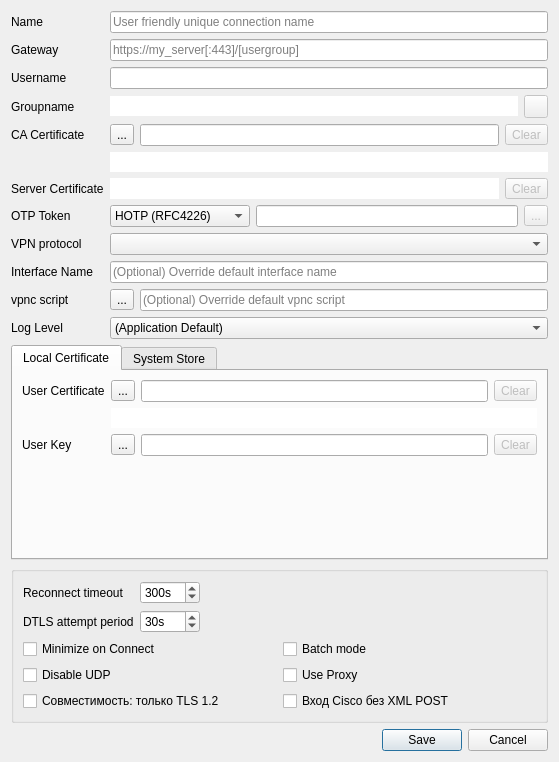
<?xml version="1.0" encoding="UTF-8"?>
<ui version="4.0">
 <class>EditDialog</class>
 <widget class="QDialog" name="EditDialog">
  <property name="geometry">
   <rect>
    <x>0</x>
    <y>0</y>
    <width>559</width>
    <height>762</height>
   </rect>
  </property>
  <property name="windowTitle">
   <string>Edit</string>
  </property>
  <layout class="QVBoxLayout" name="verticalLayout">
   <item>
    <layout class="QFormLayout" name="settingsProfileLayout">
     <property name="fieldGrowthPolicy">
      <enum>QFormLayout::ExpandingFieldsGrow</enum>
     </property>
     <item row="0" column="0">
      <widget class="QLabel" name="nameLabel">
       <property name="text">
        <string>Name</string>
       </property>
      </widget>
     </item>
     <item row="0" column="1">
      <widget class="QLineEdit" name="nameEdit">
       <property name="toolTip">
        <string>This is a friendly name to distinguish the connection</string>
       </property>
       <property name="placeholderText">
        <string>User friendly unique connection name</string>
       </property>
      </widget>
     </item>
     <item row="1" column="0">
      <widget class="QLabel" name="gatewayLabel">
       <property name="text">
        <string>Gateway</string>
       </property>
      </widget>
     </item>
     <item row="1" column="1">
      <widget class="QLineEdit" name="gatewayEdit">
       <property name="toolTip">
        <string>Specify the hostname to connect to; a port may be specified after the host separated with a colon ':'</string>
       </property>
       <property name="statusTip">
        <string/>
       </property>
       <property name="whatsThis">
        <string/>
       </property>
       <property name="placeholderText">
        <string>https://my_server[:443]/[usergroup]</string>
       </property>
      </widget>
     </item>
     <item row="2" column="0">
      <widget class="QLabel" name="usernameLabel">
       <property name="text">
        <string>Username</string>
       </property>
      </widget>
     </item>
     <item row="2" column="1">
      <widget class="QLineEdit" name="usernameEdit">
       <property name="toolTip">
        <string>Specify the username used in that gateway</string>
       </property>
      </widget>
     </item>
     <item row="3" column="0">
      <widget class="QLabel" name="groupnameLabel">
       <property name="text">
        <string>Groupname</string>
       </property>
      </widget>
     </item>
     <item row="3" column="1">
      <layout class="QHBoxLayout" name="groupnameLayout">
       <item>
        <widget class="QLineEdit" name="groupnameEdit">
         <property name="styleSheet">
          <string notr="true">background-color:&quot;transparent&quot;</string>
         </property>
         <property name="frame">
          <bool>false</bool>
         </property>
         <property name="readOnly">
          <bool>true</bool>
         </property>
        </widget>
       </item>
       <item>
        <widget class="QToolButton" name="groupnameClear">
         <property name="enabled">
          <bool>false</bool>
         </property>
         <property name="text">
          <string/>
         </property>
         <property name="icon">
          <iconset resource="../openconnect-gui.qrc">
           <normaloff>:/images/trashcan.png</normaloff>:/images/trashcan.png</iconset>
         </property>
        </widget>
       </item>
      </layout>
     </item>
     <item row="4" column="0">
      <widget class="QLabel" name="caCertificateLabel">
       <property name="text">
        <string>CA Certificate</string>
       </property>
      </widget>
     </item>
     <item row="4" column="1">
      <layout class="QHBoxLayout" name="caCertificatLayout">
       <item>
        <widget class="QToolButton" name="caCertButton">
         <property name="text">
          <string>...</string>
         </property>
        </widget>
       </item>
       <item>
        <widget class="QLineEdit" name="caCertEdit">
         <property name="toolTip">
          <string>Specify the CA certificate, if any; by default the system CAs will be used</string>
         </property>
         <property name="whatsThis">
          <string>&lt;html&gt;&lt;head/&gt;&lt;body&gt;&lt;p&gt;If not set, the system's trusted certificate storage will be used.&lt;/p&gt;&lt;/body&gt;&lt;/html&gt;</string>
         </property>
        </widget>
       </item>
       <item>
        <widget class="QToolButton" name="caCertClear">
         <property name="enabled">
          <bool>false</bool>
         </property>
         <property name="text">
          <string>Clear</string>
         </property>
         <property name="icon">
          <iconset resource="../openconnect-gui.qrc">
           <normaloff>:/images/trashcan.png</normaloff>:/images/trashcan.png</iconset>
         </property>
        </widget>
       </item>
      </layout>
     </item>
     <item row="6" column="0">
      <widget class="QLabel" name="serverCertificateLabel">
       <property name="text">
        <string>Server Certificate</string>
       </property>
      </widget>
     </item>
     <item row="6" column="1">
      <layout class="QHBoxLayout" name="serverCertificateLayout">
       <item>
        <widget class="QLineEdit" name="serverCertHash">
         <property name="font">
          <font>
           <pointsize>10</pointsize>
          </font>
         </property>
         <property name="styleSheet">
          <string notr="true">background-color:&quot;transparent&quot;</string>
         </property>
         <property name="frame">
          <bool>false</bool>
         </property>
         <property name="readOnly">
          <bool>true</bool>
         </property>
        </widget>
       </item>
       <item>
        <widget class="QToolButton" name="serverCertClear">
         <property name="enabled">
          <bool>false</bool>
         </property>
         <property name="text">
          <string>Clear</string>
         </property>
         <property name="icon">
          <iconset resource="../openconnect-gui.qrc">
           <normaloff>:/images/trashcan.png</normaloff>:/images/trashcan.png</iconset>
         </property>
        </widget>
       </item>
      </layout>
     </item>
     <item row="8" column="0">
      <widget class="QLabel" name="otpTokenLabel">
       <property name="text">
        <string>OTP Token</string>
       </property>
      </widget>
     </item>
     <item row="8" column="1">
      <layout class="QHBoxLayout" name="otpTokenLayout">
       <item>
        <widget class="QComboBox" name="tokenBox">
         <property name="minimumSize">
          <size>
           <width>140</width>
           <height>0</height>
          </size>
         </property>
         <property name="currentIndex">
          <number>0</number>
         </property>
         <property name="maxVisibleItems">
          <number>3</number>
         </property>
         <item>
          <property name="text">
           <string notr="true">HOTP (RFC4226)</string>
          </property>
         </item>
         <item>
          <property name="text">
           <string notr="true">TOTP (RFC6238)</string>
          </property>
         </item>
         <item>
          <property name="text">
           <string>STOKEN (RSA)</string>
          </property>
         </item>
        </widget>
       </item>
       <item>
        <widget class="QLineEdit" name="tokenEdit">
         <property name="toolTip">
          <string>This is the token code; should be a hex value (starting with 0x), or a value starting with 'base32:'</string>
         </property>
        </widget>
       </item>
       <item>
        <widget class="QToolButton" name="tokenClear">
         <property name="enabled">
          <bool>false</bool>
         </property>
         <property name="text">
          <string>...</string>
         </property>
         <property name="icon">
          <iconset resource="../openconnect-gui.qrc">
           <normaloff>:/images/trashcan.png</normaloff>:/images/trashcan.png</iconset>
         </property>
        </widget>
       </item>
      </layout>
     </item>
     <item row="9" column="0">
      <widget class="QLabel" name="protocolLabel">
       <property name="text">
        <string>VPN protocol</string>
       </property>
       <property name="buddy">
        <cstring>protocolComboBox</cstring>
       </property>
      </widget>
     </item>
     <item row="9" column="1">
      <widget class="QComboBox" name="protocolComboBox">
       <property name="sizePolicy">
        <sizepolicy hsizetype="Expanding" vsizetype="Fixed">
         <horstretch>0</horstretch>
         <verstretch>0</verstretch>
        </sizepolicy>
       </property>
      </widget>
     </item>
     <item row="5" column="1">
      <widget class="QLineEdit" name="caCertHash">
       <property name="styleSheet">
        <string notr="true">background-color:&quot;transparent&quot;</string>
       </property>
       <property name="frame">
        <bool>false</bool>
       </property>
       <property name="readOnly">
        <bool>true</bool>
       </property>
      </widget>
     </item>
     <item row="10" column="0">
      <widget class="QLabel" name="interfaceNameLabel">
       <property name="text">
        <string>Interface Name</string>
       </property>
      </widget>
     </item>
     <item row="10" column="1">
      <widget class="QLineEdit" name="interfaceNameEdit">
       <property name="toolTip">
        <string>Override default interface name.

This can be useful in advanced scenarios, e.g. for setting up firewall 
or routing rules.

Leave blank for default (usually the server name when using wintun).</string>
       </property>
       <property name="placeholderText">
        <string>(Optional) Override default interface name</string>
       </property>
      </widget>
     </item>
     <item row="11" column="0">
      <widget class="QLabel" name="vpncScriptLabel">
       <property name="text">
        <string>vpnc script</string>
       </property>
      </widget>
     </item>
     <item row="11" column="1">
      <layout class="QHBoxLayout" name="vpncScriptLayout">
       <item>
        <widget class="QToolButton" name="vpncScriptButton">
         <property name="text">
          <string>...</string>
         </property>
        </widget>
       </item>
       <item>
        <widget class="QLineEdit" name="vpncScriptEdit">
         <property name="toolTip">
          <string>Override default vpnc script.

This can be useful in advanced scenarios, e.g. for setting up firewall 
or routing rules.

Leave blank for default.</string>
         </property>
         <property name="placeholderText">
          <string>(Optional) Override default vpnc script</string>
         </property>
        </widget>
       </item>
      </layout>
     </item>
     <item row="12" column="1">
      <widget class="QComboBox" name="loglevelBox">
       <property name="sizePolicy">
        <sizepolicy hsizetype="Expanding" vsizetype="Fixed">
         <horstretch>0</horstretch>
         <verstretch>0</verstretch>
        </sizepolicy>
       </property>
       <property name="currentIndex">
        <number>0</number>
       </property>
       <property name="maxVisibleItems">
        <number>5</number>
       </property>
       <item>
        <property name="text">
         <string>(Application Default)</string>
        </property>
       </item>
       <item>
        <property name="text">
         <string>Error</string>
        </property>
       </item>
       <item>
        <property name="text">
         <string>Info</string>
        </property>
       </item>
       <item>
        <property name="text">
         <string>Debug</string>
        </property>
       </item>
       <item>
        <property name="text">
         <string>Trace</string>
        </property>
       </item>
      </widget>
     </item>
     <item row="12" column="0">
      <widget class="QLabel" name="logLevelLabel">
       <property name="text">
        <string>Log Level</string>
       </property>
      </widget>
     </item>
    </layout>
   </item>
   <item>
    <widget class="QTabWidget" name="settingsTabWidget">
     <property name="currentIndex">
      <number>0</number>
     </property>
     <widget class="QWidget" name="localCertificateTab">
      <attribute name="title">
       <string>Local Certificate</string>
      </attribute>
      <layout class="QVBoxLayout" name="verticalLayout_2">
       <item>
        <layout class="QFormLayout" name="formLayout_2">
         <property name="fieldGrowthPolicy">
          <enum>QFormLayout::ExpandingFieldsGrow</enum>
         </property>
         <item row="1" column="0">
          <widget class="QLabel" name="userCertificateLabel">
           <property name="text">
            <string>User Certificate</string>
           </property>
          </widget>
         </item>
         <item row="1" column="1">
          <layout class="QHBoxLayout" name="userCertificateLayout">
           <item>
            <widget class="QToolButton" name="userCertButton">
             <property name="text">
              <string>...</string>
             </property>
            </widget>
           </item>
           <item>
            <widget class="QLineEdit" name="userCertEdit">
             <property name="toolTip">
              <string>Specify your certificate file, if any</string>
             </property>
            </widget>
           </item>
           <item>
            <widget class="QToolButton" name="userCertClear">
             <property name="enabled">
              <bool>false</bool>
             </property>
             <property name="text">
              <string>Clear</string>
             </property>
             <property name="icon">
              <iconset resource="../openconnect-gui.qrc">
               <normaloff>:/images/trashcan.png</normaloff>:/images/trashcan.png</iconset>
             </property>
            </widget>
           </item>
          </layout>
         </item>
         <item row="2" column="1">
          <widget class="QLineEdit" name="userCertHash">
           <property name="styleSheet">
            <string notr="true">background-color:&quot;transparent&quot;</string>
           </property>
           <property name="frame">
            <bool>false</bool>
           </property>
           <property name="readOnly">
            <bool>true</bool>
           </property>
          </widget>
         </item>
         <item row="3" column="0">
          <widget class="QLabel" name="userKeyLabel">
           <property name="enabled">
            <bool>true</bool>
           </property>
           <property name="text">
            <string>User Key</string>
           </property>
          </widget>
         </item>
         <item row="3" column="1">
          <layout class="QHBoxLayout" name="userKeyLayout">
           <item>
            <widget class="QToolButton" name="userKeyButton">
             <property name="enabled">
              <bool>true</bool>
             </property>
             <property name="text">
              <string>...</string>
             </property>
            </widget>
           </item>
           <item>
            <widget class="QLineEdit" name="userKeyEdit">
             <property name="enabled">
              <bool>true</bool>
             </property>
             <property name="toolTip">
              <string>Specify your key file if any; in case of a PKCS #12 file, you only need to set the certificate</string>
             </property>
            </widget>
           </item>
           <item>
            <widget class="QToolButton" name="userKeyClear">
             <property name="enabled">
              <bool>false</bool>
             </property>
             <property name="text">
              <string>Clear</string>
             </property>
             <property name="icon">
              <iconset resource="../openconnect-gui.qrc">
               <normaloff>:/images/trashcan.png</normaloff>:/images/trashcan.png</iconset>
             </property>
            </widget>
           </item>
          </layout>
         </item>
        </layout>
       </item>
      </layout>
     </widget>
     <widget class="QWidget" name="systemStoreTab">
      <attribute name="title">
       <string>System Store</string>
      </attribute>
      <widget class="QListWidget" name="loadWinCertList">
       <property name="geometry">
        <rect>
         <x>9</x>
         <y>9</y>
         <width>316</width>
         <height>72</height>
        </rect>
       </property>
      </widget>
      <widget class="QWidget" name="layoutWidget">
       <property name="geometry">
        <rect>
         <x>331</x>
         <y>35</y>
         <width>58</width>
         <height>58</height>
        </rect>
       </property>
       <layout class="QVBoxLayout" name="verticalLayout_3">
        <item>
         <widget class="QToolButton" name="loadWinCert">
          <property name="enabled">
           <bool>false</bool>
          </property>
          <property name="toolTip">
           <string extracomment="Select that certificate"/>
          </property>
          <property name="text">
           <string>Select</string>
          </property>
         </widget>
        </item>
        <item>
         <widget class="QToolButton" name="resetWinCertSelection">
          <property name="text">
           <string>Reset</string>
          </property>
         </widget>
        </item>
       </layout>
      </widget>
     </widget>
    </widget>
   </item>
   <item>
    <widget class="QGroupBox" name="settingsGroupBox">
     <layout class="QVBoxLayout" name="verticalLayout_4">
      <item>
       <layout class="QFormLayout" name="formLayout_4">
        <property name="fieldGrowthPolicy">
         <enum>QFormLayout::ExpandingFieldsGrow</enum>
        </property>
        <item row="0" column="0">
         <widget class="QLabel" name="reconnectTimeoutLabel">
          <property name="text">
           <string>Reconnect timeout</string>
          </property>
         </widget>
        </item>
        <item row="0" column="1">
         <widget class="QSpinBox" name="reconnectTimeoutSpinBox">
          <property name="toolTip">
           <string>Keep reconnect attempts until so much seconds are elapsed.
The default timeout is 300 seconds, which means that openconnect can recover VPN connection after a temporary network down time of 300 seconds.</string>
          </property>
          <property name="suffix">
           <string>s</string>
          </property>
          <property name="minimum">
           <number>1</number>
          </property>
          <property name="maximum">
           <number>1000</number>
          </property>
          <property name="value">
           <number>300</number>
          </property>
         </widget>
        </item>
        <item row="1" column="0">
         <widget class="QLabel" name="dtlsAttemptPeriodLabel">
          <property name="text">
           <string>DTLS attempt period</string>
          </property>
         </widget>
        </item>
        <item row="1" column="1">
         <widget class="QSpinBox" name="dtlsAttemptPeriodSpinBox">
          <property name="suffix">
           <string>s</string>
          </property>
          <property name="maximum">
           <number>1000</number>
          </property>
          <property name="value">
           <number>30</number>
          </property>
         </widget>
        </item>
       </layout>
      </item>
      <item>
       <layout class="QGridLayout" name="gridLayout">
        <item row="0" column="0">
         <widget class="QCheckBox" name="minimizeBox">
          <property name="toolTip">
           <string>Enable this to automatically minimize after connection</string>
          </property>
          <property name="text">
           <string>Minimize on Connect</string>
          </property>
         </widget>
        </item>
        <item row="0" column="1">
         <widget class="QCheckBox" name="batchModeBox">
          <property name="toolTip">
           <string>Enable this to remember passwords for this server</string>
          </property>
          <property name="text">
           <string>Batch mode</string>
          </property>
         </widget>
        </item>
        <item row="1" column="0">
         <widget class="QCheckBox" name="disableUdpBox">
          <property name="text">
           <string>Disable UDP</string>
          </property>
         </widget>
        </item>
        <item row="2" column="0">
         <widget class="QCheckBox" name="tls12OnlyBox">
          <property name="text"><string>Совместимость: только TLS 1.2</string></property>
          <property name="toolTip"><string>Для шлюзов, зависающих на TLS 1.3. Сертификат и имя сервера проверяются; устаревшие TLS 1.0/1.1 и небезопасные шифры не включаются.</string></property>
         </widget>
        </item>
        <item row="2" column="1">
         <widget class="QCheckBox" name="legacyAuthBox">
          <property name="text"><string>Вход Cisco без XML POST</string></property>
          <property name="toolTip"><string>Для шлюзов, не отвечающих на XML POST. Используется штатная форма логина и пароля; проверка сертификата сохраняется.</string></property>
         </widget>
        </item>
        <item row="1" column="1">
         <widget class="QCheckBox" name="useProxyBox">
          <property name="toolTip">
           <string>Enable this to use the system's default proxy settings for this server</string>
          </property>
          <property name="text">
           <string>Use Proxy</string>
          </property>
         </widget>
        </item>
       </layout>
      </item>
     </layout>
    </widget>
   </item>
   <item>
    <widget class="QDialogButtonBox" name="buttonBox">
     <property name="orientation">
      <enum>Qt::Horizontal</enum>
     </property>
     <property name="standardButtons">
      <set>QDialogButtonBox::Cancel|QDialogButtonBox::Save</set>
     </property>
    </widget>
   </item>
  </layout>
 </widget>
 <tabstops>
  <tabstop>nameEdit</tabstop>
  <tabstop>gatewayEdit</tabstop>
  <tabstop>usernameEdit</tabstop>
  <tabstop>groupnameClear</tabstop>
  <tabstop>caCertButton</tabstop>
  <tabstop>caCertEdit</tabstop>
  <tabstop>caCertClear</tabstop>
  <tabstop>serverCertClear</tabstop>
  <tabstop>tokenBox</tabstop>
  <tabstop>tokenEdit</tabstop>
  <tabstop>tokenClear</tabstop>
  <tabstop>settingsTabWidget</tabstop>
  <tabstop>userCertButton</tabstop>
  <tabstop>userCertEdit</tabstop>
  <tabstop>userCertClear</tabstop>
  <tabstop>userKeyButton</tabstop>
  <tabstop>userKeyEdit</tabstop>
  <tabstop>userKeyClear</tabstop>
  <tabstop>minimizeBox</tabstop>
  <tabstop>batchModeBox</tabstop>
  <tabstop>disableUdpBox</tabstop>
  <tabstop>useProxyBox</tabstop>
  <tabstop>loadWinCertList</tabstop>
  <tabstop>loadWinCert</tabstop>
 </tabstops>
 <resources>
  <include location="../openconnect-gui.qrc"/>
 </resources>
 <connections/>
</ui>
